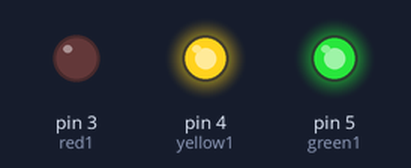
Simulated run of this sketch. Board: Arduino Uno, built with avr-gcc and run on an emulated ATmega328P. Shown: output pins drawn as LEDs (lit = HIGH).

Above: at 0.05 s.
At 1.45 s:
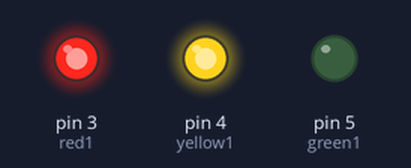
At 2.85 s:
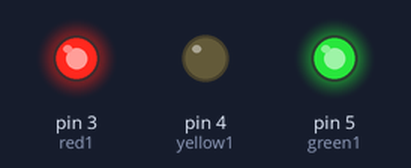
Timing chart, 0 to 3.1 s (numbered marks = the images above):
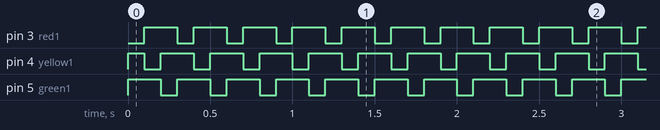

The sketch:

latihan1.ino
```cpp
// LATIHAN 1

const int red1 = 3, yellow1 = 4, green1 = 5;

void setup() {
    pinMode(red1,OUTPUT);
    pinMode(yellow1,OUTPUT);
    pinMode(green1, OUTPUT);
}

void loop() {
  digitalWrite(red1, LOW);
  digitalWrite(yellow1, HIGH);
  digitalWrite(green1, HIGH);
  delay(100);


  digitalWrite(red1, HIGH);
  digitalWrite(yellow1, LOW);
  digitalWrite(green1, HIGH);
  delay(100);

  digitalWrite(red1, HIGH);
  digitalWrite(yellow1, HIGH);
  digitalWrite(green1, LOW);
  delay(100);

}
```

Measured:
- by itself, pin 3 (red1), pin 5 (green1): alternates HIGH for 0.20 s and LOW for 0.10 s
- by itself, pin 4 (yellow1): repeats every 0.30 s: LOW 0.10 s, HIGH 0.20 s
